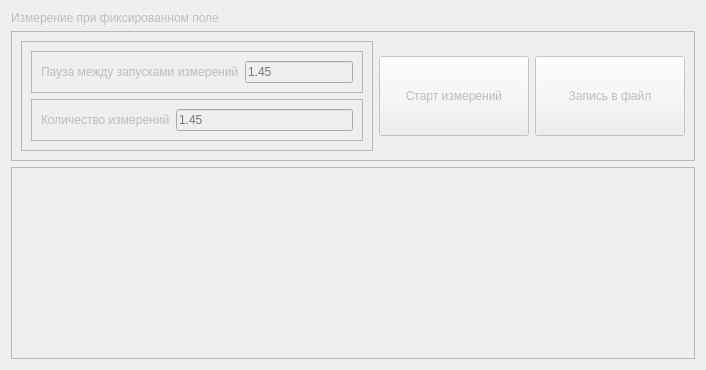
      <widget class="QWidget" name="tab_mode_1">
       <property name="enabled">
        <bool>false</bool>
       </property>
       <attribute name="title">
        <string>Режим 1</string>
       </attribute>
       <layout class="QVBoxLayout" name="verticalLayout_4">
        <item>
         <widget class="QLabel" name="lbl_Mode1Name">
          <property name="text">
           <string>Измерение при фиксированном поле </string>
          </property>
         </widget>
        </item>
        <item>
         <widget class="QFrame" name="frame_1">
          <property name="maximumSize">
           <size>
            <width>700</width>
            <height>16777215</height>
           </size>
          </property>
          <property name="frameShape">
           <enum>QFrame::StyledPanel</enum>
          </property>
          <property name="frameShadow">
           <enum>QFrame::Raised</enum>
          </property>
          <layout class="QHBoxLayout" name="horizontalLayout_8">
           <item>
            <widget class="QFrame" name="frame_1_1">
             <property name="frameShape">
              <enum>QFrame::StyledPanel</enum>
             </property>
             <property name="frameShadow">
              <enum>QFrame::Raised</enum>
             </property>
             <layout class="QVBoxLayout" name="verticalLayout_3">
              <item>
               <widget class="QFrame" name="frame_1_1_1">
                <property name="frameShape">
                 <enum>QFrame::StyledPanel</enum>
                </property>
                <property name="frameShadow">
                 <enum>QFrame::Raised</enum>
                </property>
                <layout class="QHBoxLayout" name="horizontalLayout_6">
                 <item>
                  <widget class="QLabel" name="lbl_Pause1">
                   <property name="text">
                    <string>Пауза между запусками измерений</string>
                   </property>
                  </widget>
                 </item>
                 <item>
                  <widget class="QLineEdit" name="lEd_Pause_1">
                   <property name="maximumSize">
                    <size>
                     <width>200</width>
                     <height>16777215</height>
                    </size>
                   </property>
                   <property name="placeholderText">
                    <string>1.45</string>
                   </property>
                  </widget>
                 </item>
                </layout>
               </widget>
              </item>
              <item>
               <widget class="QFrame" name="frame_1_1_2">
                <property name="frameShape">
                 <enum>QFrame::StyledPanel</enum>
                </property>
                <property name="frameShadow">
                 <enum>QFrame::Raised</enum>
                </property>
                <layout class="QHBoxLayout" name="horizontalLayout_7">
                 <item>
                  <widget class="QLabel" name="lbl_MeasurementsNumber1">
                   <property name="text">
                    <string>Количество измерений</string>
                   </property>
                  </widget>
                 </item>
                 <item>
                  <widget class="QLineEdit" name="lEd_MeasurementsNumber_1">
                   <property name="maximumSize">
                    <size>
                     <width>200</width>
                     <height>16777215</height>
                    </size>
                   </property>
                   <property name="placeholderText">
                    <string>1.45</string>
                   </property>
                  </widget>
                 </item>
                </layout>
               </widget>
              </item>
             </layout>
            </widget>
           </item>
           <item>
            <widget class="QPushButton" name="pBtn_Start_1">
             <property name="minimumSize">
              <size>
               <width>150</width>
               <height>80</height>
              </size>
             </property>
             <property name="text">
              <string>Старт измерений</string>
             </property>
            </widget>
           </item>
           <item>
            <widget class="QPushButton" name="pBtn_Save2File_1">
             <property name="minimumSize">
              <size>
               <width>150</width>
               <height>80</height>
              </size>
             </property>
             <property name="text">
              <string>Запись в файл</string>
             </property>
            </widget>
           </item>
          </layout>
         </widget>
        </item>
        <item>
         <widget class="QTableView" name="tblView_Result_1"/>
        </item>
       </layout>
      </widget>
